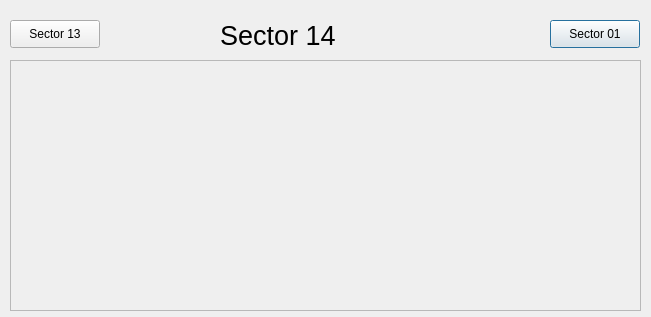
<?xml version='1.0' encoding='UTF-8'?>
<ui version="4.0">
 <class>Dialog</class>
 <widget class="QDialog" name="Dialog">
  <property name="geometry">
   <rect>
    <x>0</x>
    <y>0</y>
    <width>651</width>
    <height>317</height>
   </rect>
  </property>
  <property name="windowTitle">
   <string>Dialog</string>
  </property>
  <widget class="QLabel" name="label_2">
   <property name="geometry">
    <rect>
     <x>220</x>
     <y>20</y>
     <width>131</width>
     <height>31</height>
    </rect>
   </property>
   <property name="font">
    <font>
     <pointsize>20</pointsize>
    </font>
   </property>
   <property name="text">
    <string>Sector 14</string>
   </property>
  </widget>
  <widget class="QEForm" name="asguiformplugin">
   <property name="geometry">
    <rect>
     <x>10</x>
     <y>60</y>
     <width>631</width>
     <height>251</height>
    </rect>
   </property>
   <property name="uiFile" stdset="0">
    <string>SectorVacuumSchematic.ui</string>
   </property>
   <property name="variableSubstitutions" stdset="0">
    <string>SR=14 SRPREV=13</string>
   </property>
  </widget>
  <widget class="QEPushButton" name="guipushbuttonplugin">
   <property name="geometry">
    <rect>
     <x>550</x>
     <y>20</y>
     <width>90</width>
     <height>28</height>
    </rect>
   </property>
   <property name="text">
    <string>Sector 01</string>
   </property>
   <property name="guiFile">
    <string>SVS01.ui</string>
   </property>
   <property name="creationOption" stdset="0">
    <enum>QE::Open</enum>
   </property>
  </widget>
  <widget class="QEPushButton" name="guipushbuttonplugin_2">
   <property name="geometry">
    <rect>
     <x>10</x>
     <y>20</y>
     <width>90</width>
     <height>28</height>
    </rect>
   </property>
   <property name="text">
    <string>Sector 13</string>
   </property>
   <property name="guiFile">
    <string>SVS13.ui</string>
   </property>
   <property name="creationOption" stdset="0">
    <enum>QE::Open</enum>
   </property>
  </widget>
 </widget>
 <customwidgets>
  <customwidget>
   <class>QEPushButton</class>
   <extends>QPushButton</extends>
   <header>QEPushButton.h</header>
  </customwidget>
  <customwidget>
   <class>QEForm</class>
   <extends>QScrollArea</extends>
   <header>QEForm.h</header>
  </customwidget>
 </customwidgets>
 <resources></resources>
 <connections></connections>
</ui>
